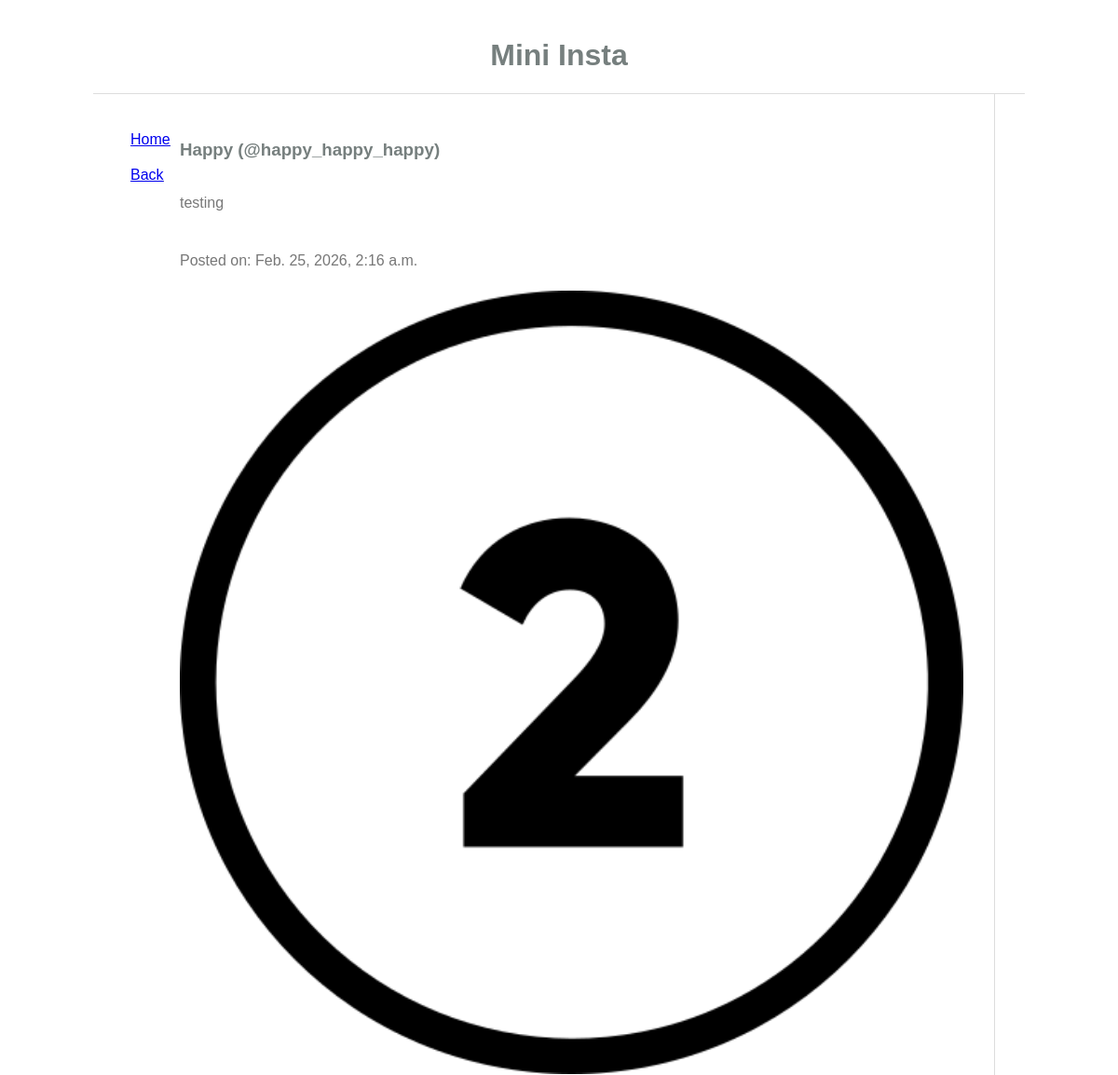
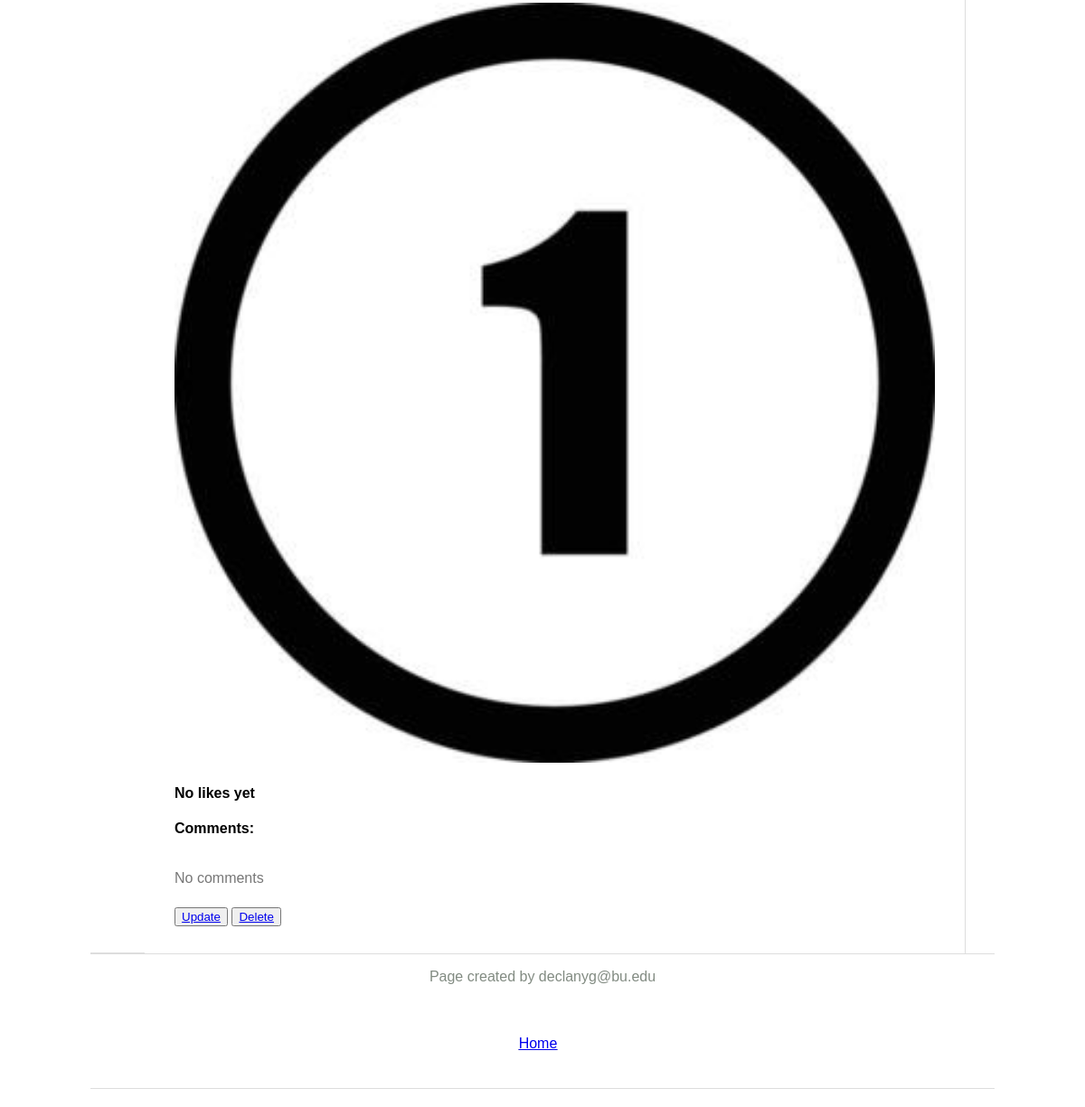
The app's page /mini_insta/post/12/ with its own data (2 pictures, top to bottom).
### hw/mini_insta/models.py (models this page shows, shortened)
class Post(models.Model):
    profile = models.ForeignKey(Profile, on_delete=models.CASCADE, related_name='posts')
    timestamp = models.DateTimeField(auto_now_add=True)
    caption = models.TextField(blank=True)
    def get_likes(self):
        return self.likes.all().order_by('-timestamp')

class Profile(models.Model):
    username = models.CharField(max_length=150, unique=True)
    display_name = models.CharField(max_length=150)
    profile_image_url = models.URLField(blank=True)
    bio_text = models.TextField(blank=True)
    join_date = models.DateField(auto_now_add=True)

class Photo(models.Model):
    post = models.ForeignKey(Post, on_delete=models.CASCADE, related_name='photos')
    image_url = models.URLField(blank=True)
    image_file = models.ImageField(upload_to="mini_insta/", blank=True, null=True)
    timestamp = models.DateTimeField(auto_now_add=True)
    def get_image_url(self):
        if self.image_url:
            return self.image_url
        return self.image_file.url

### hw/mini_insta/views.py (the view)
# urls.py: path("post/<int:pk>/", views.PostDetailView.as_view(), name="show_post"),
class PostDetailView(DetailView):
    model = Post
    template_name = "mini_insta/show_post.html"
    context_object_name = "post"

### hw/mini_insta/templates/mini_insta/show_post.html (shortened to what this page needs)
{% extends "mini_insta/base.html" %}
{% block content %}
<div>
    <h3>{{ post.profile.display_name }} (@{{ post.profile.username }})</h3>
    <p>{{ post.caption }}</p>
    <p>Posted on: {{ post.timestamp }}</p>
    {% if post.photos.exists %}
        {% for photo in post.photos.all %}
            <img
                src="{{ photo.get_image_url }}"
                alt="Post Photo"
                class="post-photo"
                draggable="false"
            >
        {% endfor %}
    {% endif %}
    {% with post.get_likes as likes %}
        {% if likes.count > 1 %}
            <h4>
                Liked by <strong>@{{ likes.first.profile.username }}</strong>
                and <strong>{{ likes.count|add:"-1" }} others</strong>
            </h4>
        {% elif likes.count == 1 %}
            <h4>
                Liked by <strong>@{{ likes.first.profile.username }}</strong>
            </h4>
        {% else %}
            <h4>No likes yet</h4>
        {% endif %}
    {% endwith %}
    <h4>Comments:</h4>
    <div>
        {% if post.comments.exists %}
        {% for comment in post.comments.all %}
            <div class="comment" style="border: 1px solid #ccc; padding: 8px; margin-bottom: 12px; border-radius: 2%;">
                <p><strong>{{ comment.profile.display_name }} (@{{ comment.profile.username }}):</strong> {{ comment.text }}</p>
                <p>Commented on: {{ comment.timestamp }}</p>
            </div>
        {% endfor %}
        {% else %}
            <p>No comments</p>
        {% endif %}
    </div>
    <button class="update-post-button">
        <a href="{% url 'mini_insta:update_post' post.pk %}">Update</a>
    </button>
    <button class="delete-post-button">
        <a href="{% url 'mini_insta:delete_post' post.pk %}">Delete</a>
    </button>
</div>
{% endblock %}

### hw/mini_insta/static/mini_insta/styles_grid.css (style rules this page uses)
body { margin: 0px; font-family:Arial, Helvetica, sans-serif; }
h1, h2, h3 { color: #767f7e; }
p { color: #828b82; }
main img { width: 100%; border-radius: 8px; }
main p { margin-top: 30px; line-height: 2em; color: #777; }

### records on screen
Post: profile.display_name "Happy", profile.username "happy_happy_happy", caption "testing", timestamp "Feb. 25, 2026, 2:16 a.m."
Photo: get_image_url (picture)
Photo: get_image_url (picture)
